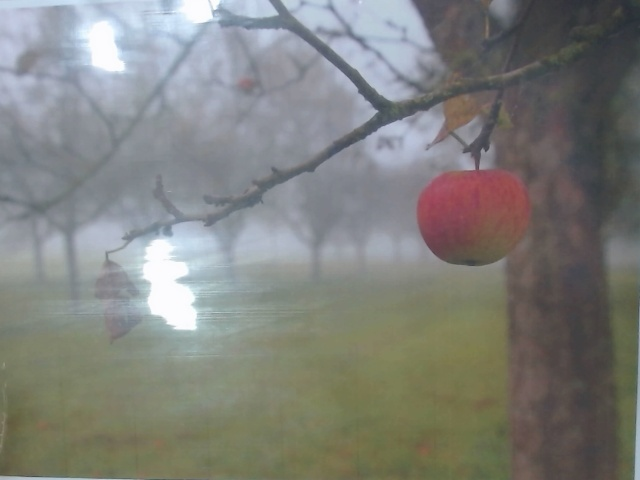
#> input picture image/input_photo.jpg, 640 x 480 px
$ python pilll.py
#> lines starting #> are read from the running program, lines starting #| are printed output that depends on the picture
from PIL import Image, ImageDraw

img = Image.open('image/input_photo.jpg').convert('RGB')
#> img is the input picture: PIL image 640x480 RGB; mean R, G, B 127.5, 128.7, 124.4

draw = ImageDraw.Draw(img)
draw.rectangle((0,0,640,480), outline=(0,255,0), width = 3)

img.show()
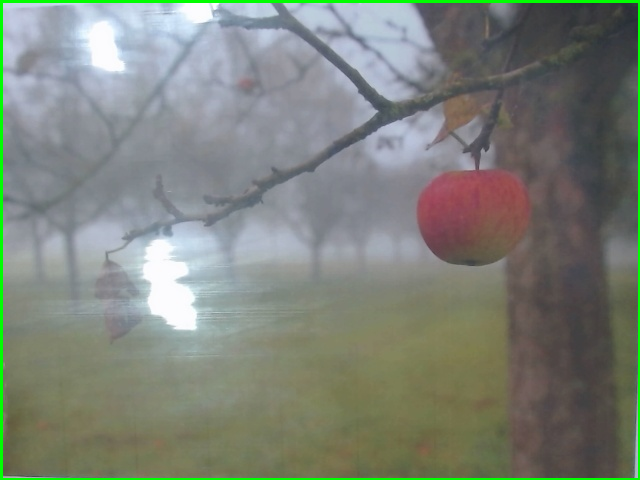
#> shown: PIL image 640x480 RGB; mean R, G, B 125.1, 130.9, 121.8

$ run again, with image/dog.jpg copied over image/input_photo.jpg
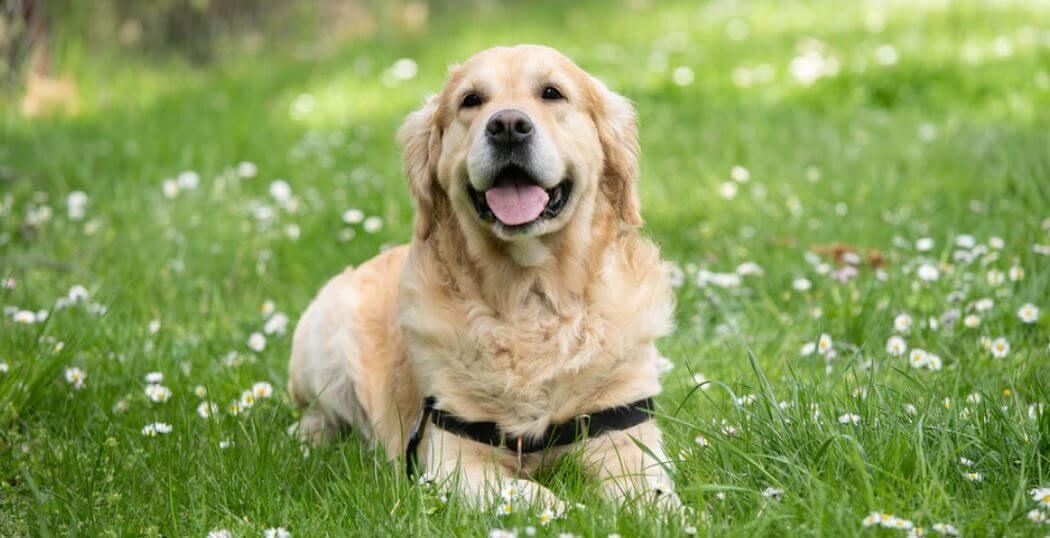
#> input picture image/dog.jpg, 1050 x 538 px
#> img is the input picture: PIL image 1050x538 RGB; mean R, G, B 139.5, 158.9, 92.3
#> `img.show()`:
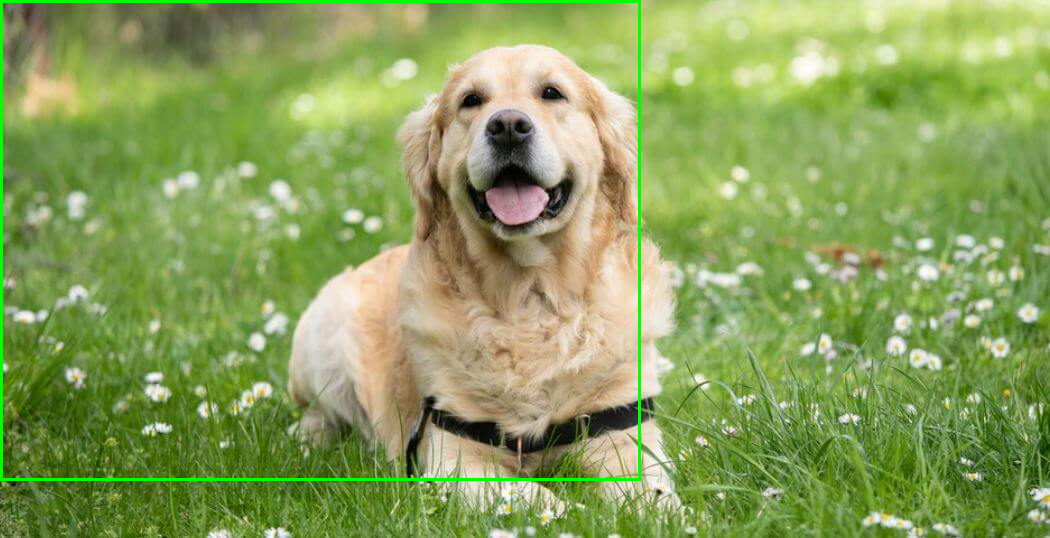
#> shown: PIL image 1050x538 RGB; mean R, G, B 138, 160.2, 91.3

$ run again, with image/image.jpg copied over image/input_photo.jpg
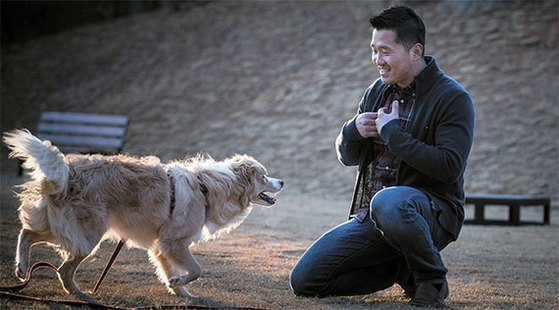
#> input picture image/image.jpg, 559 x 310 px
#> img is the input picture: PIL image 559x310 RGB; mean R, G, B 90.7, 89.6, 92.5
#> `img.show()`:
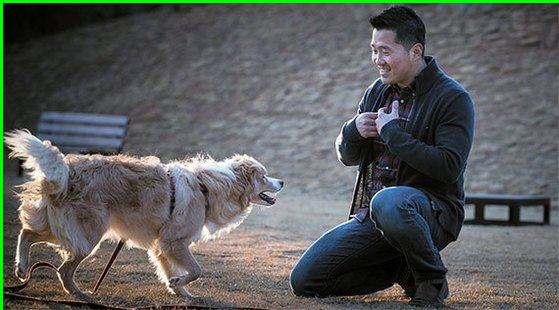
#> shown: PIL image 559x310 RGB; mean R, G, B 90, 92.7, 91.7
